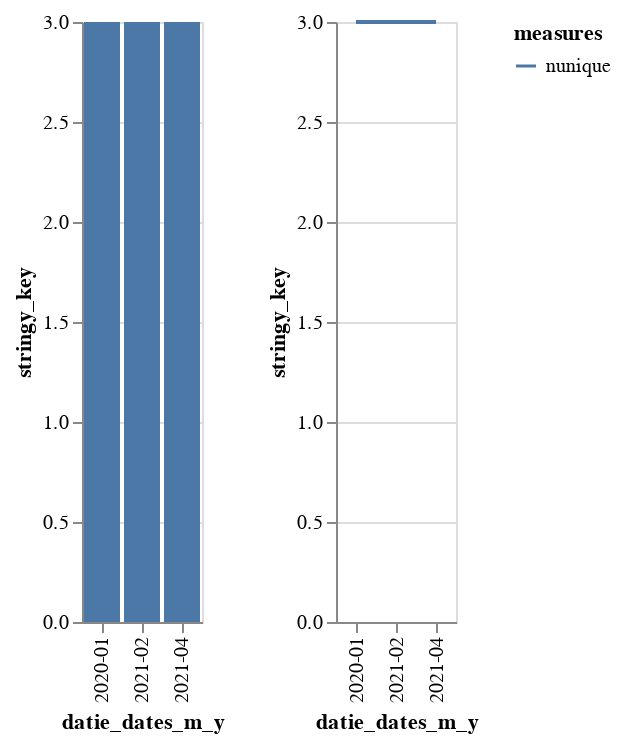

The cell this chart's notebook holds for it:
### Code cell
cm.chart_me(df, ['datie_dates', 'stringy_key'])[0]

### Figure 1 — Vega-Lite specification as saved in the notebook (floating-point values rounded to 4 significant figures)
{"config": {"view": {"continuousWidth": 400, "continuousHeight": 300}}, "hconcat": [{"data": {"name": "data-e332d210ed6f4e1253df199467c00979"}, "mark": "bar", "encoding": {"x": {"field": "datie_dates_m_y", "type": "ordinal"}, "y": {"field": "stringy_key", "type": "quantitative"}}}, {"data": {"name": "data-0820bfb88b02a55c9464ba16716f685e"}, "mark": "line", "encoding": {"color": {"field": "measures", "type": "nominal"}, "x": {"field": "datie_dates_m_y", "type": "ordinal"}, "y": {"field": "stringy_key", "type": "quantitative"}}}], "$schema": "https://vega.github.io/schema/vega-lite/v4.17.0.json", "datasets": {"data-e332d210ed6f4e1253df199467c00979": [{"datie_dates_m_y": "2020-01", "measures": "count", "stringy_key": 3}, {"datie_dates_m_y": "2021-02", "measures": "count", "stringy_key": 3}, {"datie_dates_m_y": "2021-04", "measures": "count", "stringy_key": 3}], "data-0820bfb88b02a55c9464ba16716f685e": [{"datie_dates_m_y": "2020-01", "measures": "nunique", "stringy_key": 3}, {"datie_dates_m_y": "2021-02", "measures": "nunique", "stringy_key": 3}, {"datie_dates_m_y": "2021-04", "measures": "nunique", "stringy_key": 3}]}}
